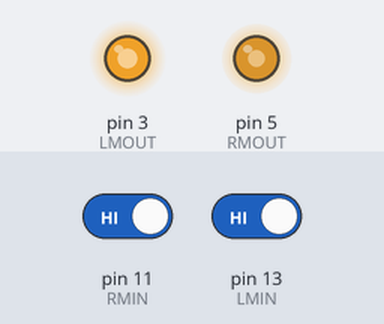
Recording of a sketch running on a simulated Arduino Uno, built with avr-gcc and run on an emulated ATmega328P. On the bench: output pins drawn as LEDs (lit = HIGH). The inputs (shaded band) are chosen by the test bench; at power-on: pin 11 (RMIN) HIGH, pin 13 (LMIN) HIGH.

Above: at 1.2 s.
1.3 s: pin 11 (RMIN) driven LOW
At 1.7 s:
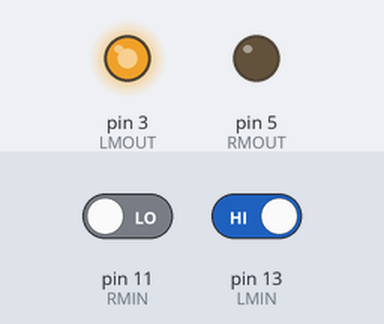
2.8 s: pin 13 (LMIN) driven LOW
At 4.0 s:
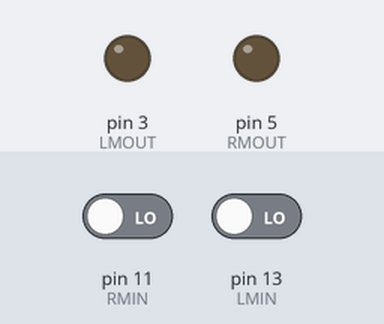
4.3 s: pin 11 (RMIN) driven HIGH
At 5.2 s:
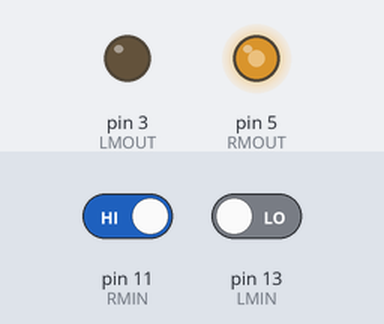
5.8 s: pin 13 (LMIN) driven HIGH
At 6.4 s:
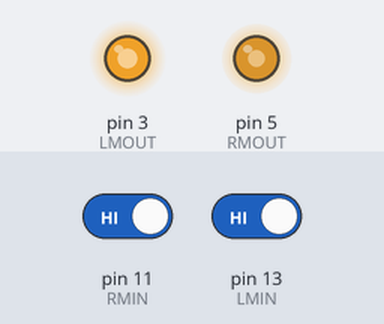
Timing chart, 0 to 8.3 s (numbered marks = the images above; inputs shaded):
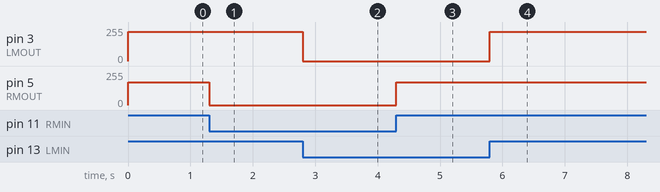

Measured:
- after the input at 1.3 s, pin 5 (RMOUT): 170/255 → 0/255 at once
- after the input at 2.8 s, pin 3 (LMOUT): 220/255 → 0/255 at once
- after the input at 4.3 s, pin 5 (RMOUT): 0/255 → 170/255 at once
- after the input at 5.8 s, pin 3 (LMOUT): 0/255 → 220/255 at once

The sketch:

LineFollower.ino
```cpp
#define LMIN 13
#define LMOUT 3
#define RMIN 11
#define RMOUT 5

void setup() {
  pinMode(LMIN, INPUT);
  pinMode(LMOUT, OUTPUT);
  pinMode(RMIN, INPUT);
  pinMode(RMOUT, OUTPUT);
}

void loop() {
  if (digitalRead(LMIN) == LOW) {
    analogWrite(LMOUT, 0); // Motor off
  } else {
    analogWrite(LMOUT, 220); // 50% power
  }

  if (digitalRead(RMIN) == LOW) {
    analogWrite(RMOUT, 0); // Motor off
  } else {
    analogWrite(RMOUT, 170); // 50% power
  }
}
```
